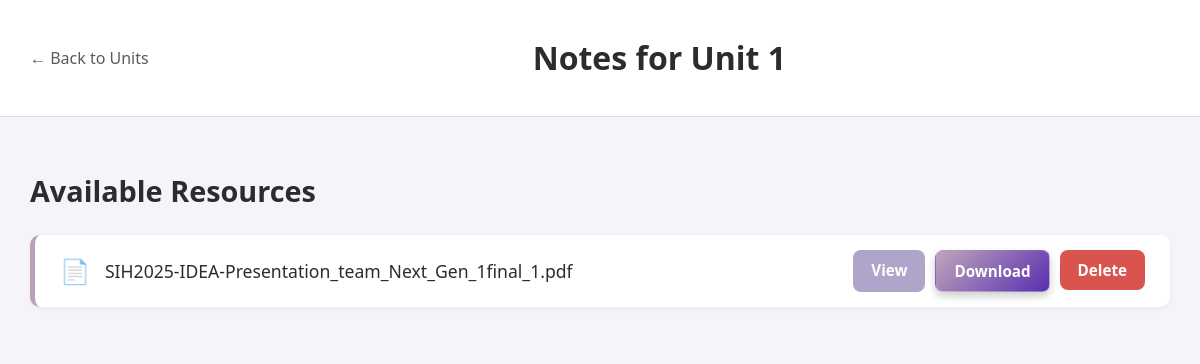
Before: /notes/7 (signed in) with the older database file.
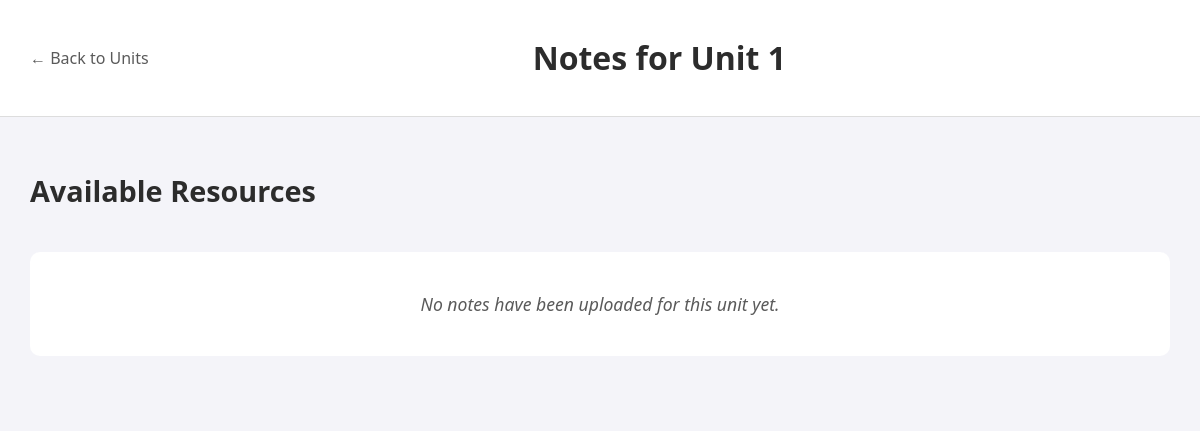
After: the same page with the newer database file.
### tables this page shows
CREATE TABLE Notes(
    id INTEGER PRIMARY KEY AUTOINCREMENT,
    notes TEXT NOT NULL,
    unit_id INTEGER NOT NULL,
    FOREIGN KEY (unit_id) REFERENCES Units(id)
  );

### app.py (the view)
@app.route('/notes/<int:unit_id>')
def notes(unit_id):
  if "user_id" not in session:
    return redirect(url_for("signi"))
  conn=sqlite3.connect("notesapp.db")
  c=conn.cursor()
  c.execute("SELECT units,subject_id FROM Units WHERE id=?",(unit_id,))
  row=c.fetchone()
  if not row:
    conn.close()
    return "Note is not found"
  unit_name,subject_id=row
  c.execute("SELECT id,notes FROM Notes WHERE unit_id=?",(unit_id,))
  notes_data=c.fetchall()
  conn.close()
  user_role=session.get("role","teacher")
  return render_template("notes.html",notes_data=notes_data,unit_name=unit_name,subject_id=subject_id,user_role=user_role,unit_id=unit_id)

### templates/notes.html (shortened to what this page needs)
<!DOCTYPE html>
<html>
<head>
    <link rel="stylesheet" href="{{ url_for('static',filename='css/style.css') }}">
</head>
<body>
    <div class="page-container notes-page">
        <header class="editor-header view-header">
            <a href="{{ url_for('units', subject_id=subject_id) }}" class="back-link">
                ← Back to Units
            </a>
            <h1 class="page-title">Notes for {{ unit_name }}</h1>
        </header>
        <main class="notes-main-content">
            <h2 class="section-title">Available Resources</h2>
            <div class="notes-list-grid">
                {% for note_id, note in notes_data %}
                    <div class="note-file-card">
                        <div class="note-file-info">
                            <span class="file-icon">📄</span>
                            <span class="file-name">{{ note }}</span>
                        </div>
                        <div class="note-file-actions">
                            <a href="{{ url_for('static', filename='uploads/' ~ note) }}" target="_blank" class="action-btn view-btn" title="View Document">
                                View
                            </a>
                            <a href="{{ url_for('static', filename='uploads/' ~ note) }}" download class="action-btn download-btn" title="Download Document">
                                Download
                            </a>
                            <form method="POST" action="{{ url_for('delete_note', note_id=note_id, unit_id=unit_id) }}" class="delete-note-form">
                                <button type="submit" class="action-btn delete-btn-small" title="Delete Note">
                                    Delete
                                </button>
                            </form>
                        </div>
                    </div>
                {% endfor %}
            </div>
            {% if not notes_data %}
                <p class="empty-state">No notes have been uploaded for this unit yet.</p>
            {% endif %}
        </main>
    </div>
</body>
</html>

Changed rows visible on the page:
removed Notes: notes "SIH2025-IDEA-Presentation_team_Next_Gen_1final_1.pdf"
Other visible differences:
text now shown: "No notes have been uploaded for this unit yet."
